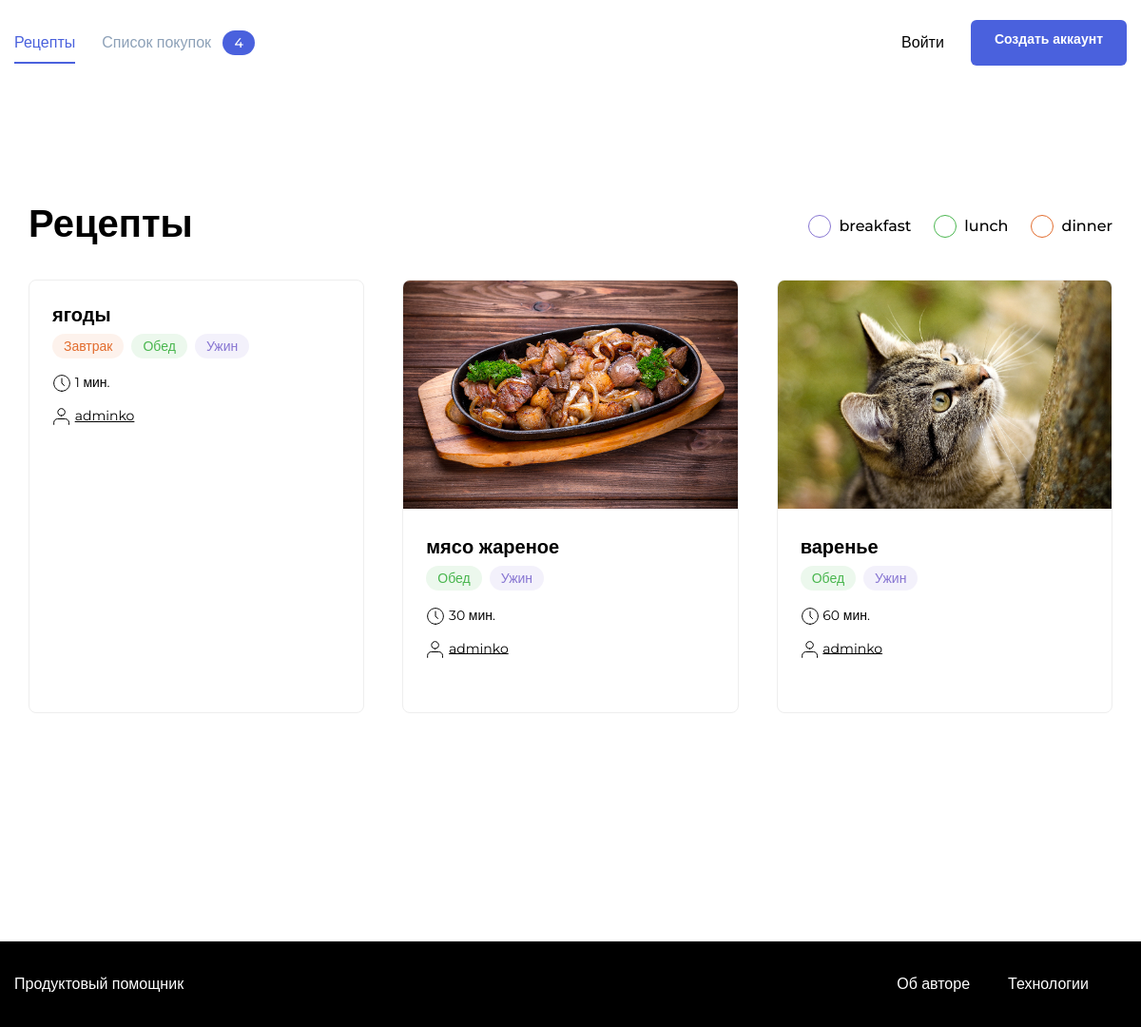
The app's page /, older data.
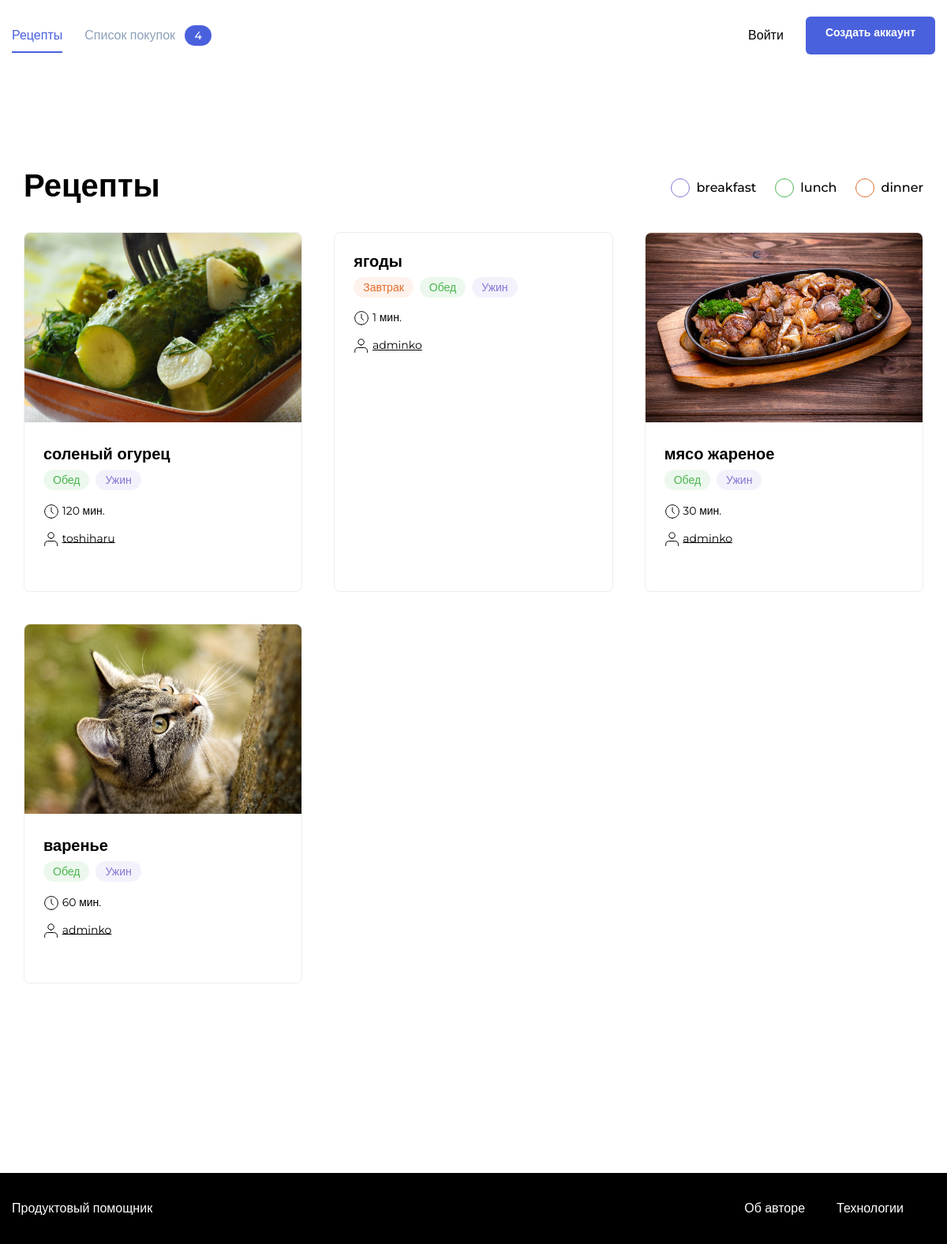
The same page, newer data.
### prod_h/models.py (models this page shows, shortened)
class Teg(models.Model):
    name = models.CharField(max_length=20)
    slug = models.SlugField(unique=True)
    color = models.CharField(
        max_length=20,
        verbose_name='Цвет тега',
        blank=True
    )

class Recipe(models.Model):
    author = models.ForeignKey(
        User,
        on_delete=models.CASCADE,
        related_name='recipes',
        verbose_name='автор рецепта',
    )
    name = models.CharField(
        max_length=100,
        verbose_name='Название рецепта',
        help_text='Максимальная длинна 100 символов',)
    image = models.ImageField(upload_to='prod_h/', blank=True, null=True)
    text = models.TextField(
        blank=True,
        verbose_name='Описание',
        help_text='Описание рецепта',)
    ingredients = models.ManyToManyField(
        ListOfIngridients,
        through='Amount',
        through_fields=('recipe', 'ingredient'),
        verbose_name='Игредиенты',
        help_text='Игредиенты',)
    tags = models.ManyToManyField(Teg, )
    time = models.IntegerField(verbose_name='Вермя приготовления')
    pub_date = models.DateTimeField("date published", auto_now_add=True)
    slug = models.SlugField(
        max_length=500,
        unique=True,
        blank=True,
    )
    class Meta:
        ordering = ["-pub_date"]

### prod_h/views.py (the view)
# urls.py: path('', views.index, name='index'),
def index(request):
    tags = tags_filter(request)
    latest = Recipe.objects.filter(tags__name__in=tags).prefetch_related('tags').select_related('author').distinct()
    paginator = Paginator(latest, 6)
    page_number = request.GET.get('page')
    page = paginator.get_page(page_number)
    all_tags = Teg.objects.all()
    context = {
        "posts": latest,
        "page": page,
        'paginator': paginator,
        'all_tags': all_tags,
    }
    return render(request, "indexNotAuth.html", context=context)

### prod_h/utils.py (called while the page is built)
def tags_filter(request):
    tags_list = request.GET.getlist('tag', module.TAGS)
    return tags_list

### users/templatetags/tags_filters.py (called while the page is built)
@register.filter(name='parse_tags')
def parse_tags(get):
    return get.getlist('tag')

@register.filter(name='set_tag_qs')
def set_tag_qs(request, tag):
    new_req = request.GET.copy()
    tags = new_req.getlist('tag')
    if tag.name in tags:
        tags.remove(tag.name)
    else:
        tags.append(tag.name)
    new_req.setlist('tag', tags)
    return new_req.urlencode()

### templates/indexNotAuth.html (shortened to what this page needs)
{% extends "base.html" %}
{% load static %}
{% block static_css %}<link rel="stylesheet" href="{% static 'pages/index.css' %}">{% endblock %}
{% block content %}
    <main class="main container">
        <div class="main__header">
            <h1 class="main__title">Рецепты</h1>
            <ul class="tags">
                <li class="tags__item">
                    {% include "includes/filter_tag.html" %}
                </li>
            </ul>
        </div>
        <div class="card-list">
            {% for post in page %}
            {% include "includes/post_item.html" with post=post %}
            {% endfor %}
        </div>
    </main>
{%endblock%}

### templates/includes/filter_tag.html
{% load tags_filters %}
<ul class="tags">
  {% for tag in all_tags %}
    <li class="tags__item">
      <a
          id="{{ tag.name }}"
          class="tags__checkbox tags__checkbox_style_{{ tag.color }}
        {% if tag.name in request.GET|parse_tags %}tags__checkbox_active{% endif %}"
          href="{{ request.path }}?{{ request|set_tag_qs:tag}}">
      </a>
      <span class="tags__label">{{ tag.name }}</span>
    </li>
  {% endfor %}
</ul>

### templates/includes/post_item.html (shortened to what this page needs)
<div class="card" data-id="120">
      {% load thumbnail %}
      {% thumbnail post.image "364x240" crop="center" upscale=True as img %}
        <a href="{% url 'recipe_detail' post.id %}" class="link" target="_blank"><img src="{{ img.url }}" alt="{{ post.name }}" class="card__image"></a>
      {% endthumbnail %}
        <div class="card__body">
            <a class="card__title link" href="{% url 'recipe_detail' post.id %}" target="_blank">{{post.name}}</a>
            <ul class="card__items">
                {%include "includes/tag.html"%}
            </ul>
            <div class="card__items card__items_column">
                <p class="card__text"><span class="icon-time"></span> {{post.time}} мин.</p>
                <p class="card__text"><span class="icon-user"></span> <a href="{%url 'authors-recipes' username=post.author.username %}" style="color: black">{{post.author.username}}</a></p>
            </div>
        </div>
        <div class="card__footer">
        </div>
    </div>

### templates/includes/tag.html
{% for tag in post.tags.all %}
    {% if tag.name == 'breakfast' %}
        <li class="card__item"><span class="badge badge_style_orange">Завтрак</span></li>
    {% elif tag.name == 'lunch' %}
        <li class="card__item"><span class="badge badge_style_green">Обед</span></li>
    {% elif tag.name == 'dinner' %}
        <li class="card__item"><span class="badge badge_style_purple">Ужин</span></li>
    {% endif %}
{% endfor %}

Row changes from the older to the newer data that the page shows:
added Recipe: shows a picture, name "соленый огурец", time "120", author.username "toshiharu", Teg (shows "Обед"), Teg (shows "Ужин")
